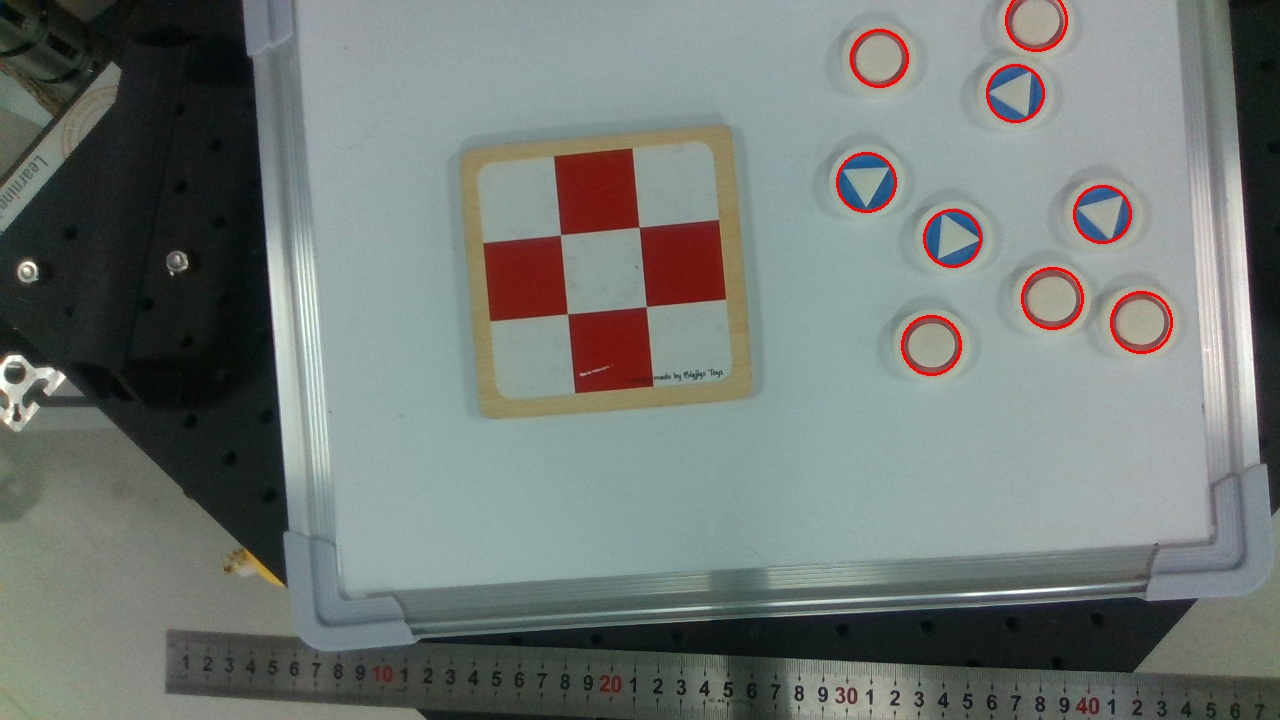
#> input picture Data/Tic-tac-toe-task5/1567066517.jpg, 1280 x 720 px
$ python -i BoundingBox.py   (imports and definitions only)
#> lines starting #> are read from the running program, lines starting #| are printed output that depends on the picture; after the words box and inside, x2 and y2 are one past the last pixel; in counts of white or black regions, pixels touching at a corner belong together
# Copyright (c) 2019 by liuxiaobo. All Rights Reserved.
# !/usr/bin/python
# coding=utf-8

import cv2
import numpy as np
import random
import time
import math

import sys
import os

DEBUG = False
'''
the coordinate of the image is
        ----------------> x
        |
        |
        |
       \|/
        y
the returned box is (x,y)
'''

class ComputeArea(object):
    #only compute the boundingbox in the target region
    #Todo: if the range gived is out of the image size, change them the image size
    def __init__(self,xmin=330,ymin=440,xmax=690,ymax=720):
        self.xmin = xmin
        self.xmax = xmax
        self.ymin = ymin
        self.ymax = ymax
        self.SetColor()
        self.SetContoursSize()
    # segment the object with color
    # Note: the color space of opencv is BGR in default
    def SetColor(self,lower = np.array([10, 80, 0]),upper = np.array([80, 180, 80])):
        self.lower = lower
        self.upper = upper
        # the points' num of each contour
    def SetContoursSize(self,min_num=100,max_num=500,min_area=1000):
        self.min = min_num
        self.max = max_num
        self.min_area = min_area

    def FilterColor(self,img):
        mask = cv2.inRange(img, self.lower, self.upper)
        mask = cv2.bitwise_not(mask)
        return mask

    def GetBoundingBox(self,img):
        # crop the image
        crop_img = img[self.ymin:self.ymax,self.xmin:self.xmax]
        if(DEBUG):
            cv2.imshow('crop',crop_img)
            cv2.waitKey()
        mask = self.FilterColor(crop_img)
        if(DEBUG):
            cv2.imshow('mask',mask)
            cv2.waitKey()

        result = cv2.findContours(mask, cv2.RETR_TREE, cv2.CHAIN_APPROX_NONE)
        if(len(result)==2):
            contours = result[0]
            hierarchy = result[1]
        elif(len(result)==3):
            contours = result[1]
            hierarchy = result[2]
        showed_image = crop_img.copy()
        rect = []
        new_contours = []
        for i, c in enumerate(contours):
            color = (random.randint(0,256), random.randint(0,256), random.randint(0,256))
            # contour: if hierarchy[0][i][3] == -1, it means there are contours inside
            # print(len(contours[i]))
            # print(cv2.contourArea(contours[i]))
            if (len(contours[i]) < self.min or len(contours[i]) > self.max or cv2.contourArea(contours[i]) < self.min_area): #or hierarchy[0][i][3] == -1
                continue
            new_contours.append(contours[i])
            cv2.drawContours(showed_image, contours, i, color)
            rect.append(cv2.minAreaRect(c))
        # add all contours as one
        if(len(new_contours) == 0):
            print('No Objects Detected!')
            return None
        final_contour = new_contours[0]
        for i in range(1,len(new_contours)):
            final_contour = np.append(final_contour,new_contours[i],axis=0)
        # the rect points are clockwise
        min_Box = cv2.minAreaRect(final_contour)
        box = cv2.boxPoints(min_Box)
        box = np.intp(box) #np.intp: Integer used for indexing (same as C ssize_t; normally either int32 or int64)

        if(DEBUG):
            cv2.drawContours(showed_image, [box], -1, (255,0,0),2)
            # cv2.drawContours(showed_image,new_contours,-1,(255,0,0))
            print('rect: ',min_Box)
            cv2.imshow('contours',showed_image)
            cv2.waitKey()
            cv2.destroyAllWindows()
        return box + np.array([self.xmin,self.ymin])

    # [44 lines left out: function GetBoardBox, not called in this run]


# [56 lines not run here, left out]

>>> import cv2
>>> picture = cv2.imread('../../Data/Tic-tac-toe-task5/1567066517.jpg')
#> picture is the input picture: shape (720, 1280, 3); mean B, G, R 118, 121.3, 115.1
>>> result = ComputeArea().GetBoundingBox(picture)
#> in GetBoundingBox, `crop_img = img[self.ymin:self.ymax,self.xmin:self.xmax]`:
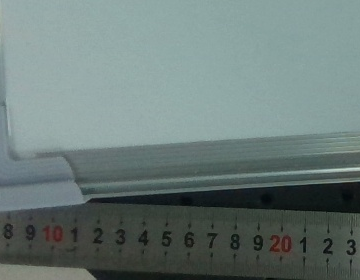
#> crop_img: shape (280, 360, 3); mean B, G, R 120.6, 123.5, 107.4
#> in FilterColor, `mask = cv2.inRange(img, self.lower, self.upper)`:
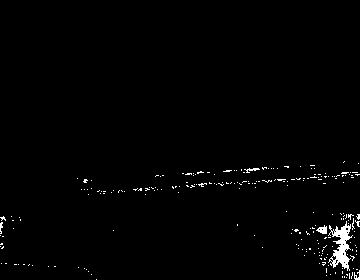
#> mask: shape (280, 360); 1.3% white; 232 white regions (227 under 20 px), largest, box (x1, y1, x2, y2) and area: (328, 221, 353, 271) 543, (316, 225, 327, 234) 60, (244, 168, 260, 173) 35, (354, 270, 360, 280) 33, (0, 222, 3, 234) 23
#> in FilterColor, `mask = cv2.bitwise_not(mask)`: mask: shape (280, 360); 98.7% white; 232 black regions (227 under 20 px)
#> in GetBoundingBox, `result = cv2.findContours(mask, cv2.RETR_TREE, cv2.CHAIN_APPROX_NONE)`: result = 297 contours, 287 with area under 20; largest, box (x1, y1, x2, y2) and area: (0, 0, 360, 280) 100018, (330, 220, 353, 272) 616, (315, 224, 328, 235) 78, (245, 167, 261, 174) 50, (351, 217, 355, 229) 22
#> in GetBoundingBox, `contours = result[0]`: contours has the same summary as result
#> the loop in GetBoundingBox, `for i, c in enumerate(contours):` made 297 passes
#> (c, color) on passes 1, 2, 5: ([[355, 276], [355, 277]], (197, 215, 20)), ([[0, 232]], (132, 248, 207)), ([[345, 277], [346, 276], [347, 277], [346, 278]], (71, 48, 128))
#> after the loop in GetBoundingBox, `for i, c in enumerate(contours):`: new_contours = []

$ run again, on Data/Tic-tac-toe-task5/1567066689.jpg
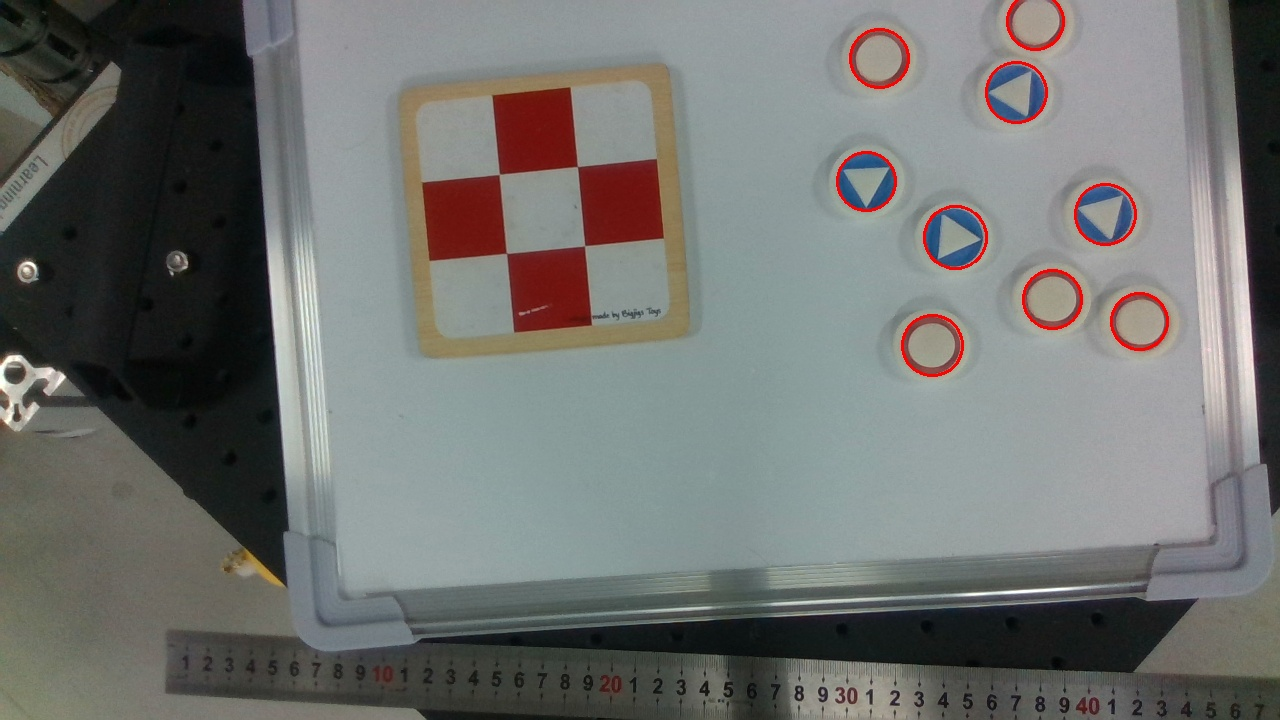
#> input picture Data/Tic-tac-toe-task5/1567066689.jpg, 1280 x 720 px
#> picture is the input picture: shape (720, 1280, 3); mean B, G, R 111.8, 114.3, 113.1
#> in FilterColor, `mask = cv2.inRange(img, self.lower, self.upper)`:
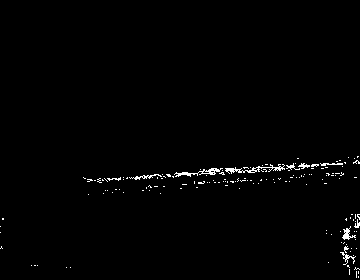
#> mask: shape (280, 360); 1.1% white in thin lines or dots, all inside (x1, y1, x2, y2) = (0, 156, 360, 278)
#> result = 237 contours, 220 with area under 20; largest, box (x1, y1, x2, y2) and area: (0, 0, 360, 280) 100100, (198, 167, 221, 176) 110, (255, 163, 286, 173) 104, (341, 227, 357, 241) 96, (174, 171, 199, 178) 88
#> contours has the same summary as result
#> the loop in GetBoundingBox, `for i, c in enumerate(contours):` made 237 passes
#> (c, color) on passes 1, 6, 7: ([[358, 215], [359, 216], [359, 215]], (197, 215, 20)), ([[355, 269], [356, 268], [357, 269], [356, 270]], (75, 158, 50)), ([[353, 269], [354, 268], [355, 269], [354, 270]], (37, 169, 241))
#> after the loop in GetBoundingBox, `for i, c in enumerate(contours):`: new_contours = []
